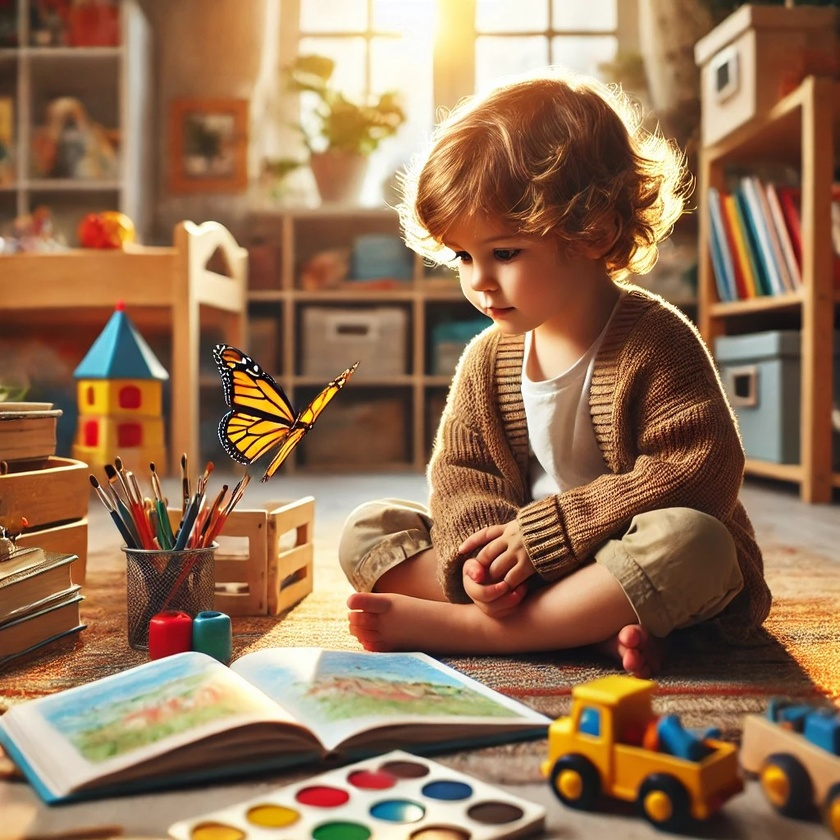
#> input picture images/minha_imagem.jpg, 840 x 840 px, shrunk from 1024 x 1024 before the run
$ python image_processor.py
#> lines starting #> are read from the running program, lines starting #| are printed output that depends on the picture; after the words box and inside, x2 and y2 are one past the last pixel; in counts of white or black regions, pixels touching at a corner belong together
from PIL import Image
import os
import matplotlib.pyplot as plt

# --- Implementação Manual (Pixel a Pixel) ---
def to_grayscale_manual(image_path):
#> called with image_path = 'images/minha_imagem.jpg'
    try:
        img_color = Image.open(image_path).convert("RGB")
#> img_color is the input picture: PIL image 840x840 RGB; mean R, G, B 149.3, 114.2, 84.9
        width, height = img_color.size
#> width = 840; height = 840
        img_gray = Image.new("L", (width, height))
#> img_gray: PIL image 840x840 L; every value is 0
        for x in range(width):
            for y in range(height):
                r, g, b = img_color.getpixel((x, y))
                gray_value = int(0.299 * r + 0.587 * g + 0.114 * b)
                img_gray.putpixel((x, y), gray_value)
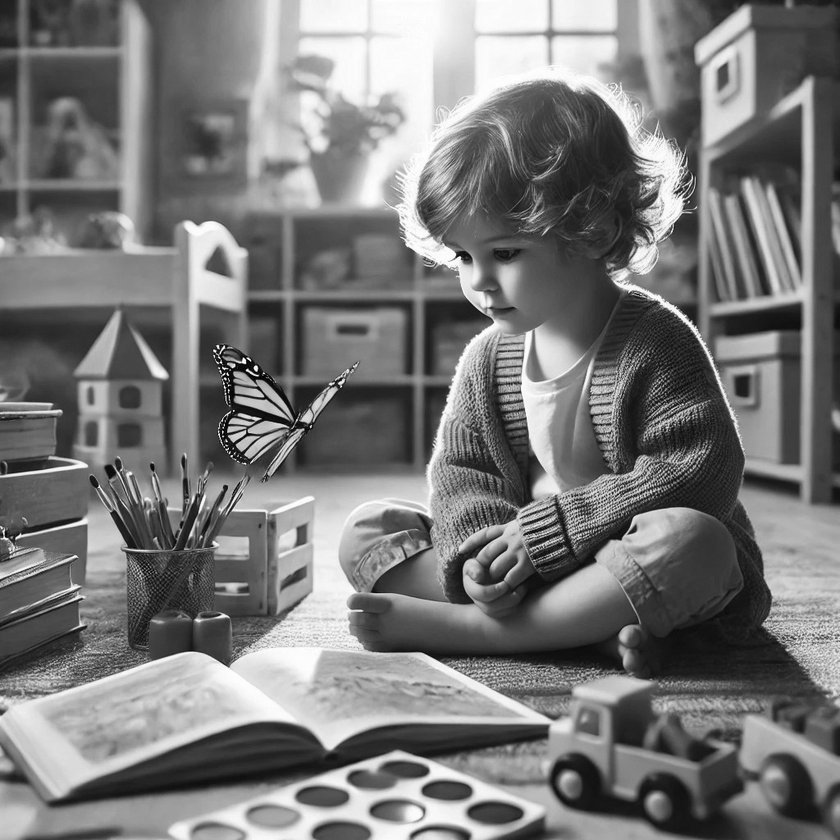
#> img_gray: PIL image 840x840 L; min 0, max 255, mean 120.9
        return img_gray
    except FileNotFoundError:
        print(f"Erro: Arquivo de imagem não encontrado em '{image_path}'")
        return None
    except Exception as e:
        print(f"Erro ao converter para grayscale manualmente: {e}")
        return None

def to_binary_manual(img_gray, threshold=127):
#> called with threshold = 128
    if img_gray is None: return None
    try:
        width, height = img_gray.size
#> width = 840; height = 840
        img_binary = Image.new("L", (width, height))
        for x in range(width):
            for y in range(height):
                pixel_value = img_gray.getpixel((x, y))
                if pixel_value < threshold:
                    img_binary.putpixel((x, y), 0)
                else:
                    img_binary.putpixel((x, y), 255)
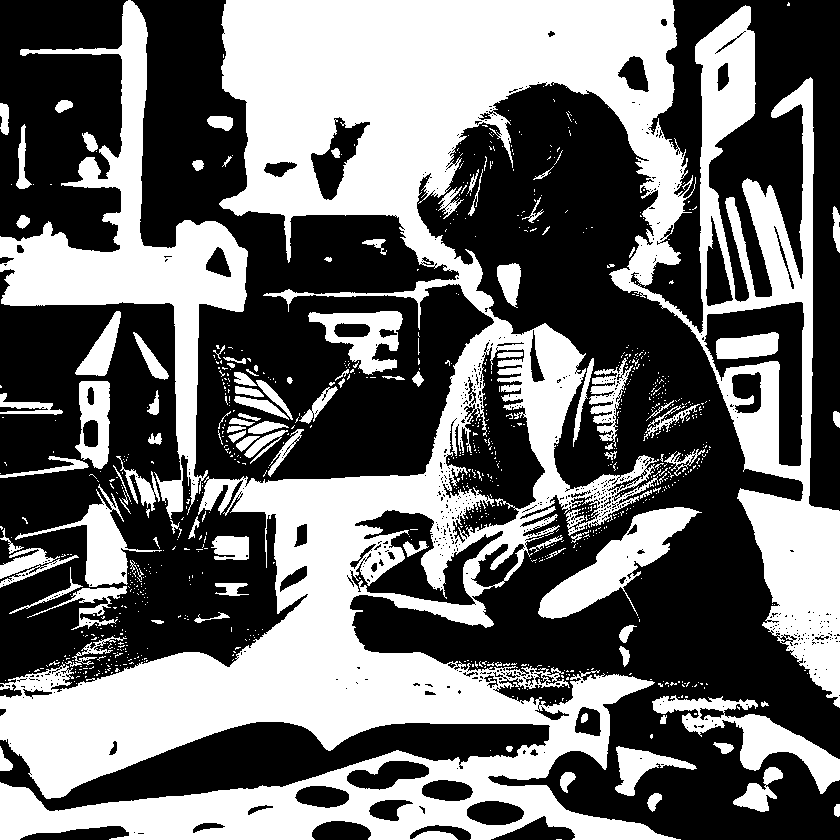
#> img_binary: PIL image 840x840 L; 42.8% white; 940 white regions (833 under 20 px), largest, box (x1, y1, x2, y2) and area: (0, 0, 840, 840) 229220, (0, 0, 248, 519) 27480, (538, 507, 702, 619) 6050
        return img_binary
    except Exception as e:
        print(f"Erro ao converter para binário manualmente: {e}")
        return None

# --- Implementação com Funções da Biblioteca Pillow ---
def to_grayscale_pillow(image_path):
#> called with image_path = 'images/minha_imagem.jpg'
    try:
        img_color = Image.open(image_path)
        img_gray = img_color.convert("L")
        return img_gray
    except FileNotFoundError:
        print(f"Erro: Arquivo de imagem não encontrado em '{image_path}'")
        return None
    except Exception as e:
        print(f"Erro ao converter para grayscale com Pillow: {e}")
        return None

def to_binary_pillow(img_gray, threshold=127):
#> called with threshold = 128
    if img_gray is None: return None
    try:
        img_binary = img_gray.point(lambda p: 255 if p >= threshold else 0)
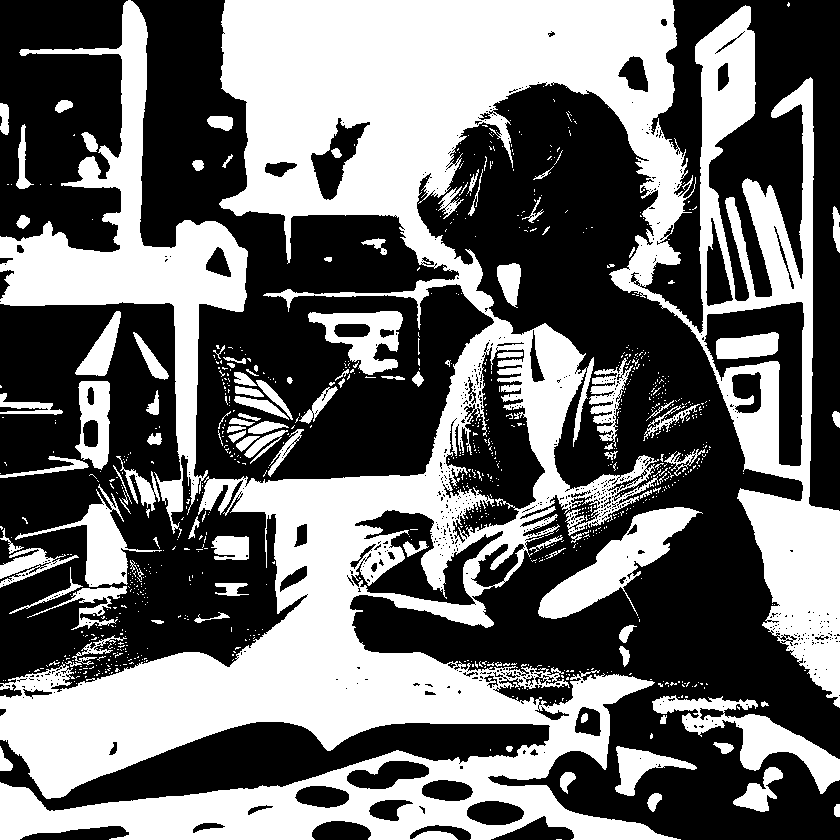
#> img_binary: PIL image 840x840 L; 43.1% white; 937 white regions (829 under 20 px), largest, box (x1, y1, x2, y2) and area: (0, 0, 840, 840) 230467, (0, 0, 248, 534) 27674, (538, 507, 703, 619) 6079
        if img_binary.mode != 'L':
             img_binary = img_binary.convert('L')
        return img_binary
    except Exception as e:
        print(f"Erro ao converter para binário com Pillow: {e}")
        return None

if __name__ == "__main__":
    input_dir = "images"
    output_dir = "output_images"

    if not os.path.exists(output_dir):
        os.makedirs(output_dir)
    if not os.path.exists(input_dir):
        os.makedirs(input_dir)
        print(f"Pasta '{input_dir}' criada. Por favor, coloque sua imagem de entrada nela.")

    input_filename = "minha_imagem.jpg" # Esta imagem deve estar na pasta 'images/'
    input_image_path = os.path.join(input_dir, input_filename)

    binarization_threshold = 128
    print(f"Tentando carregar a imagem de: {input_image_path}")

    print("--- Processando com Implementação Manual ---")
    img_gray_manual = to_grayscale_manual(input_image_path)
    if img_gray_manual:
        save_path = os.path.join(output_dir, "grayscale_manual.png")
        img_gray_manual.save(save_path)
        print(f"Imagem em tons de cinza (manual) salva em: {save_path}")
        img_binary_manual = to_binary_manual(img_gray_manual, threshold=binarization_threshold)
        if img_binary_manual:
            save_path = os.path.join(output_dir, "binary_manual.png")
            img_binary_manual.save(save_path)
            print(f"Imagem binarizada (manual) salva em: {save_path}")
    print("-" * 30)

    print("--- Processando com Funções da Biblioteca Pillow ---")
    img_gray_pillow = to_grayscale_pillow(input_image_path)
    if img_gray_pillow:
        save_path = os.path.join(output_dir, "grayscale_pillow.png")
        img_gray_pillow.save(save_path)
        print(f"Imagem em tons de cinza (Pillow) salva em: {save_path}")
        img_binary_pillow = to_binary_pillow(img_gray_pillow, threshold=binarization_threshold)
        if img_binary_pillow:
            save_path = os.path.join(output_dir, "binary_pillow.png")
            img_binary_pillow.save(save_path)
            print(f"Imagem binarizada (Pillow) salva em: {save_path}")
    print("-" * 30)

    try:
        original_img_for_plot = Image.open(input_image_path)
        if img_gray_pillow and img_binary_pillow:
            fig, axes = plt.subplots(1, 3, figsize=(15, 5))
            axes[0].imshow(original_img_for_plot)
            axes[0].set_title("Original Colorida"); axes[0].axis('off')
            axes[1].imshow(img_gray_pillow, cmap='gray')
            axes[1].set_title("Tons de Cinza (Pillow)"); axes[1].axis('off')
            axes[2].imshow(img_binary_pillow, cmap='gray', vmin=0, vmax=255)
            axes[2].set_title(f"Binarizada (Pillow, Thr={binarization_threshold})"); axes[2].axis('off')
            plt.tight_layout(); plt.show()
#> after `plt.tight_layout()`:
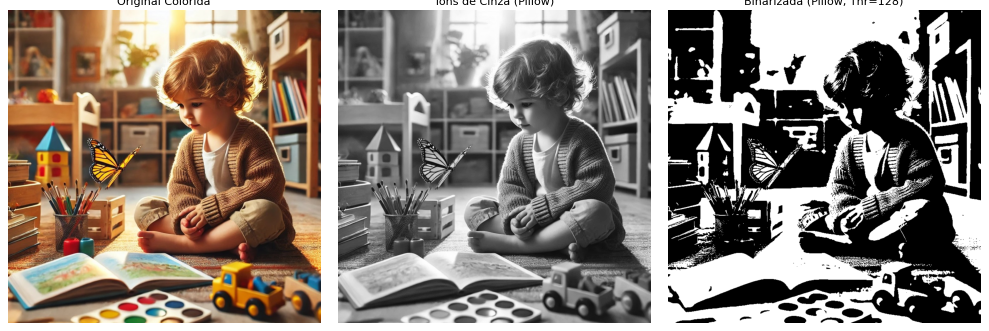
#> figure drawn by matplotlib, 3 panels
        elif os.path.exists(input_image_path):
            print("Imagens processadas não geradas. Exibindo apenas original.")
            plt.imshow(Image.open(input_image_path)); plt.title("Imagem Original Apenas"); plt.axis('off'); plt.show()
        else:
            print("Não foi possível carregar imagens para exibição.")
    except FileNotFoundError:
        print(f"Erro ao carregar '{input_image_path}' para plot. Certifique-se que está na pasta '{input_dir}'.")
    except ImportError:
        print("Matplotlib não instalado. Instale com 'pip install matplotlib'.")
    except Exception as e:
        print(f"Erro ao exibir com Matplotlib: {e}")
